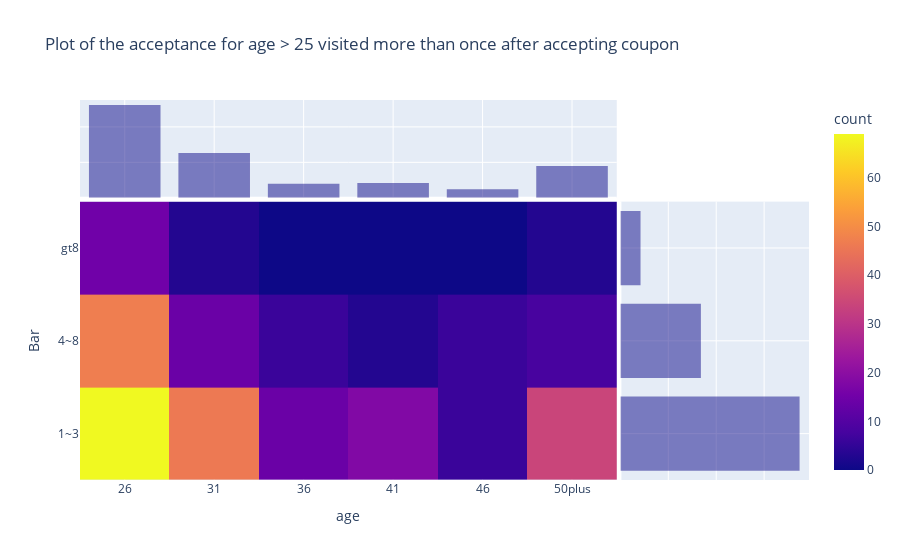

Notebook code for this chart:
### Code cell
fig = px.density_heatmap(Accepted_less1_Gt25, x = 'age', y = 'Bar', marginal_y = 'histogram', 
           marginal_x = 'histogram', title='Plot of the acceptance for age > 25 visited more than once after accepting coupon')
fig.show()
fig.write_html('artifacts/Bar_heatmap.png')

### Figure 1 — Plotly figure (JSON) as saved in the notebook; plotly's stock layout.template omitted (floating-point values rounded to 4 significant figures; data arrays with more than 128 entries replaced by an {"elided": "..."} marker saying what was removed)
{"data": [{"coloraxis": "coloraxis", "hovertemplate": "age=%{x}<br>Bar=%{y}<br>count=%{z}<extra></extra>", "name": "", "type": "histogram2d", "x": {"elided": "292 str values"}, "xaxis": "x", "xbingroup": "x", "y": {"elided": "292 str values"}, "yaxis": "y", "ybingroup": "y"}, {"alignmentgroup": "True", "bingroup": "x", "hovertemplate": "age=%{x}<br>count=%{y}<extra></extra>", "legendgroup": "", "marker": {"color": "#0d0887"}, "name": "", "offsetgroup": "", "opacity": 0.5, "showlegend": false, "type": "histogram", "x": {"elided": "292 str values"}, "xaxis": "x3", "yaxis": "y3"}, {"alignmentgroup": "True", "bingroup": "y", "hovertemplate": "Bar=%{y}<br>count=%{x}<extra></extra>", "legendgroup": "", "marker": {"color": "#0d0887"}, "name": "", "offsetgroup": "", "opacity": 0.5, "showlegend": false, "type": "histogram", "xaxis": "x2", "y": {"elided": "292 str values"}, "yaxis": "y2"}], "layout": {"barmode": "overlay", "coloraxis": {"colorbar": {"title": {"text": "count"}}, "colorscale": [[0, "#0d0887"], [0.1111, "#46039f"], [0.2222, "#7201a8"], [0.3333, "#9c179e"], [0.4444, "#bd3786"], [0.5556, "#d8576b"], [0.6667, "#ed7953"], [0.7778, "#fb9f3a"], [0.8889, "#fdca26"], [1, "#f0f921"]]}, "legend": {"tracegroupgap": 0}, "title": {"text": "Plot of the acceptance for age > 25 visited more than once after accepting coupon"}, "xaxis": {"anchor": "y", "domain": [0, 0.7363], "title": {"text": "age"}}, "xaxis2": {"anchor": "y2", "domain": [0.7413, 1], "matches": "x2", "showgrid": true, "showline": false, "showticklabels": false, "ticks": ""}, "xaxis3": {"anchor": "y3", "domain": [0, 0.7363], "matches": "x", "showgrid": true, "showticklabels": false}, "xaxis4": {"anchor": "y4", "domain": [0.7413, 1], "matches": "x2", "showgrid": true, "showline": false, "showticklabels": false, "ticks": ""}, "yaxis": {"anchor": "x", "domain": [0, 0.7326], "title": {"text": "Bar"}}, "yaxis2": {"anchor": "x2", "domain": [0, 0.7326], "matches": "y", "showgrid": true, "showticklabels": false}, "yaxis3": {"anchor": "x3", "domain": [0.7426, 1], "matches": "y3", "showgrid": true, "showline": false, "showticklabels": false, "ticks": ""}, "yaxis4": {"anchor": "x4", "domain": [0.7426, 1], "matches": "y3", "showgrid": true, "showline": false, "showticklabels": false, "ticks": ""}}}
